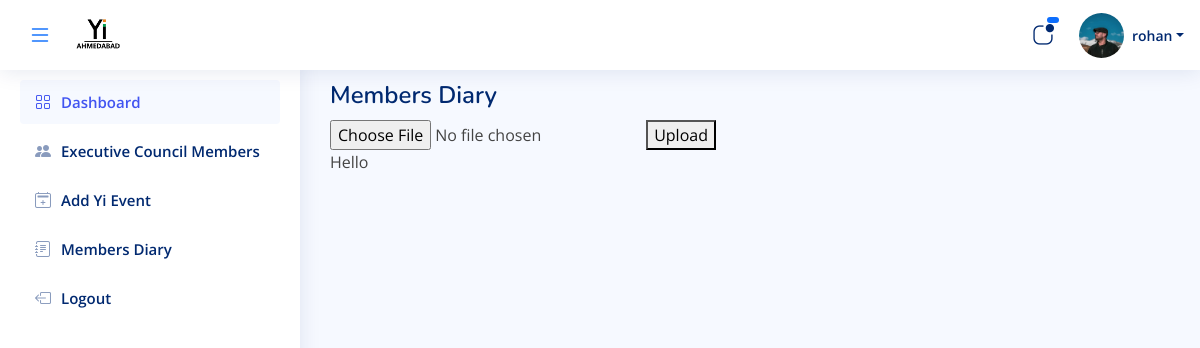
The app's page /member_diary (signed in) with its own data.
### admin_app/models.py (models this page shows, shortened)
class LoginSide(AbstractUser):
    id = models.UUIDField(
        primary_key=True, default=uuid.uuid4, editable=False, db_index=True
    )
    login_role = models.ManyToManyField(Login_Role, verbose_name="LoginRole")
    first_name = models.CharField(max_length=200, null=True, verbose_name="FirstName")
    last_name = models.CharField(max_length=200)
    email = models.EmailField(max_length=200, unique=True, validators=[validate_email])
    photo = models.ImageField(upload_to="user_photo/", null=True, blank=True, validators = [FileExtensionValidator(allowed_extensions=["jpeg", "jpg", "png"])])
    yi_role = models.CharField(max_length=200, null=True)
    phone_number = models.CharField(
        max_length=10,  # This will accommodate international numbers
        default="0",
        validators=[
            RegexValidator(
                regex=r"^(\+91[\-\s]?)?[0]?(91)?[789]\d{9}$",  # This is the regex for validating the phone number
                message="Enter a valid phone number.",
                code="invalid phone",
            ),
        ],
    )

### admin_app/views.py (the view)
# urls.py: path("member_diary",members_diary,name="member_diary"),
def members_diary(request):
    return render(request , 'Admin/members_diary.html')

### admin_app/Templates/Admin/members_diary.html (shortened to what this page needs)
{% extends "base/base.html" %}
{% load static %}
{% block link %}<link href="{% static 'css/admin_signup.css' %}" rel="stylesheet">{% endblock link %}
{% block bodyblock %}
<main id="main" class="main">
  <br>
  <div class="pagetitle">
    <h1>Members Diary</h1>
  </div>
      <form method="post" action="{% url 'simple_upload' %}" enctype="multipart/form-data">
     <input type='file' name='myfile'  >
     <button type="submit">Upload</button>
      </form>
      {{"Hello"}}
</main>
{% endblock %}

### admin_app/Templates/Admin/components/header.html (shortened to what this page needs)
{% load static %}
<header id="header" class="header fixed-top d-flex align-items-center">
  <div class="d-flex align-items-center">
    <button id="sidebarToggle" class="btn border-0 p-2 bg-transparent">
      <i id="sidebarIcon" class="bi bi-list fs-4 text-primary"></i>
    </button>
    {% if user.yi_role  == 'Branding' %}
    <a href="{% url 'branding_dashboard' %}" class="logo d-flex align-items-center ms-2">
      <img src="{% static 'Image/YIIMG.png' %}" alt="Logo"  height="60" width="60">
      <span class=" "></span>
    </a>
 {% else %}
 <a href="{% url 'Admin_Dashboard' %}" class="logo d-flex align-items-center ms-2">
  <img src="{% static 'Image/YIIMG.png' %}" alt="Logo"  height="60" width="60">
</a>
    {% endif %}
     </div>
    <nav class="header-nav ms-auto">
      <ul class="d-flex align-items-center">
{% if user.yi_role == "Branding" %}
{% else %}
<li class="nav-item dropdown">
  <a class="nav-link nav-icon" href="#" data-bs-toggle="dropdown">
    <i class="bi bi-app-indicator"></i>
    <span class="badge bg-primary badge-number"> {{ count }} </span>
  </a>
</li>
{% endif %}
{% if user.yi_role == 'Branding' %}
<li class="nav-item dropdown pe-3">
  <a class="nav-link nav-profile d-flex align-items-center pe-0" href="#" data-bs-toggle="dropdown">
    <img src="{% if user.photo %}{{ user.photo.url }}{% else %}{% static 'Image/img.png' %}{% endif %}" alt="Profile" class="rounded-circle"  height="45px" width="45px">
    <span class="d-none d-md-block ps-2">{{ user.username }}</span>
  </a>
{% else %}
        <li class="nav-item dropdown pe-3">
          <a class="nav-link nav-profile d-flex align-items-center pe-0" href="#" data-bs-toggle="dropdown">
            <img src="{% if user.photo %}{{ user.photo.url }}{% else %}{% static 'Image/img.png' %}{% endif %}" alt="Profile" class="rounded-circle"  height="45px" width="45px">
            <span class="d-none d-md-block dropdown-toggle ps-2">{{ user.username }}</span>
          </a>
        </li>
        {% endif %}
      </ul>
    </nav>
  </header>

### admin_app/static/assets/css/style.css (style rules this page uses)
:root { scroll-behavior: smooth; }
body { font-family: "Open Sans", sans-serif; background: #f6f9ff; color: #444444; }
a { color: #4154f1; text-decoration: none; }
h1, h2, h3, h4, h5, h6 { font-family: "Nunito", sans-serif; }
#main { margin-top: 60px; padding: 20px 30px; transition: all 0.3s; }
.pagetitle { margin-top: -23px; display: flex; justify-content: space-between; margin-bottom: 10px; }
.pagetitle h1 { font-size: 24px; margin-bottom: 0; font-weight: 600; color: #012970; }
.logo { line-height: 1; height:95px; }
@media (min-width: 1200px) { .logo { width: 280px; } }
.logo img { max-height: 72px; margin-right: 20px; }
.header { transition: all 0.5s; z-index: 997; height: 70px; box-shadow: 0px 2px 20px rgba(1, 41, 112, 0.1); background-color: #fff; padding-left: 20px; }
.header-nav ul { list-style: none; }
.header-nav>ul { margin: 0; padding: 0; }
.header-nav .nav-icon { font-size: 22px; color: #012970; margin-right: 25px; position: relative; }
.header-nav .nav-profile { color: #012970; }
.header-nav .nav-profile img { max-height: 45px; }
.header-nav .nav-profile span { font-size: 14px; font-weight: 600; }
.header-nav .badge-number { position: absolute; inset: -2px -5px auto auto; font-weight: normal; font-size: 12px; padding: 3px 6px; }
#main, #footer { margin-left: 300px; transition: margin-left 0.3s ease-in-out; }

### records on screen
LoginSide: photo (picture), username "rohan"

### other values on screen
{{ "Hello" }} "Hello"
